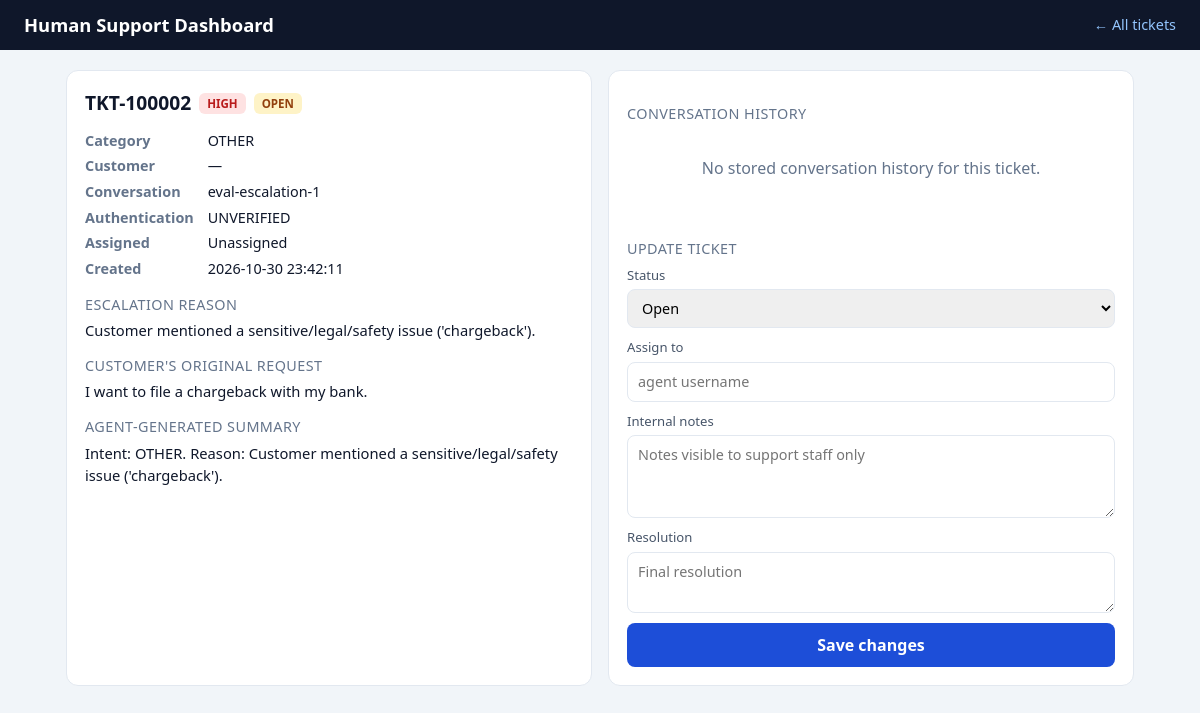
The page /dashboard/ticket/TKT-100002 on the database its author committed.
### app/models/ticket.py (models this page shows, shortened)
class Ticket(Base):
    __tablename__ = "tickets"
    id: Mapped[str] = mapped_column(String(32), primary_key=True)
    customer_id: Mapped[str] = mapped_column(
        String(32), ForeignKey("customers.id"), nullable=True, index=True
    )
    conversation_id: Mapped[str] = mapped_column(String(64), nullable=True, index=True)
    category: Mapped[str] = mapped_column(String(40), nullable=False)
    priority: Mapped[str] = mapped_column(String(16), default="MEDIUM")
    status: Mapped[str] = mapped_column(String(16), default="OPEN")
    assigned_agent: Mapped[str] = mapped_column(String(80), nullable=True)
    escalation_reason: Mapped[str] = mapped_column(Text, nullable=True)
    original_request: Mapped[str] = mapped_column(Text, nullable=True)
    summary: Mapped[str] = mapped_column(Text, nullable=True)
    tool_results: Mapped[str] = mapped_column(Text, nullable=True)  # JSON string
    authentication_status: Mapped[str] = mapped_column(String(40), nullable=True)
    internal_notes: Mapped[str] = mapped_column(Text, nullable=True)
    resolution: Mapped[str] = mapped_column(Text, nullable=True)
    created_at: Mapped[datetime] = mapped_column(
        DateTime, default=lambda: datetime.now(timezone.utc)
    )
    updated_at: Mapped[datetime] = mapped_column(
        DateTime,
        default=lambda: datetime.now(timezone.utc),
        onupdate=lambda: datetime.now(timezone.utc),
    )

### app/routes/dashboard_routes.py (the view)
@dashboard_bp.get("/ticket/<ticket_id>")
def ticket_detail(ticket_id: str):
    ticket = ticket_service.get_ticket(ticket_id)
    if not ticket:
        return render_template("dashboard_detail.html", ticket=None, history=[]), 404
    history: list[dict] = []
    if ticket.get("conversation_id"):
        convo = conversation_memory.load(ticket["conversation_id"])
        history = convo.messages
    tool_results = None
    if ticket.get("tool_results"):
        try:
            tool_results = json.dumps(json.loads(ticket["tool_results"]), indent=2)
        except (json.JSONDecodeError, TypeError):
            tool_results = ticket["tool_results"]
    return render_template(
        "dashboard_detail.html",
        ticket=ticket,
        history=history,
        tool_results=tool_results,
        statuses=TICKET_STATUSES,
    )

### app/database/db.py (called while the page is built)
def get_session():
    return SessionLocal()

### app/memory/conversation_memory.py (called while the page is built)
    def _key(self, conversation_id: str) -> str:
        return f"{_KEY_PREFIX}{conversation_id}"

    def load(self, conversation_id: str) -> ConversationState:
        raw = self._store.get(self._key(conversation_id))
        if raw is None:
            return ConversationState(conversation_id=conversation_id)
        return ConversationState.from_dict(raw)

### app/memory/local_store.py (called while the page is built)
    def get(self, key: str) -> Any | None:
        with self._lock:
            entry = self._data.get(key)
            if entry is None:
                return None
            value, expires_at = entry
            if self._is_expired(expires_at):
                del self._data[key]
                return None
            return value

### app/services/ticket_providers/local_provider.py (called while the page is built)
def serialize_ticket(ticket: Ticket) -> dict:
    return {
        "ticket_id": ticket.id,
        "customer_id": ticket.customer_id,
        "conversation_id": ticket.conversation_id,
        "category": ticket.category,
        "priority": ticket.priority,
        "status": ticket.status,
        "assigned_agent": ticket.assigned_agent,
        "escalation_reason": ticket.escalation_reason,
        "original_request": ticket.original_request,
        "summary": ticket.summary,
        "authentication_status": ticket.authentication_status,
        "internal_notes": ticket.internal_notes,
        "resolution": ticket.resolution,
        "tool_results": ticket.tool_results,
        "created_at": ticket.created_at.isoformat() if ticket.created_at else None,
        "updated_at": ticket.updated_at.isoformat() if ticket.updated_at else None,
    }

    def get_ticket(self, ticket_id: str) -> dict | None:
        session = get_session()
        try:
            ticket = session.get(Ticket, (ticket_id or "").strip())
            return serialize_ticket(ticket) if ticket else None
        finally:
            session.close()

### app/services/ticket_service.py (called while the page is built)
def get_ticket(ticket_id: str) -> dict | None:
    return ticket_provider.get_ticket(ticket_id)

### app/templates/dashboard_detail.html (shortened to what this page needs)
<!DOCTYPE html>
<html lang="en">
<head>
  <link
    href="https://cdn.jsdelivr.net/npm/bootstrap@5.3.3/dist/css/bootstrap.min.css"
    rel="stylesheet"
  />
  <link rel="stylesheet" href="{{ url_for('static', filename='css/dashboard.css') }}" />
</head>
<body>
  <header class="dash-header">
    <h1>Human Support Dashboard</h1>
    <a class="back-link" href="{{ url_for('dashboard.index') }}">&larr; All tickets</a>
  </header>
  <main class="dash-main">
    {% if not ticket %}
    <p class="empty">Ticket not found.</p>
    {% else %}
    <div class="detail-grid">
      <section class="panel">
        <div class="panel-title">
          {{ ticket.ticket_id }}
          <span class="pri pri-{{ ticket.priority|lower }}">{{ ticket.priority }}</span>
          <span class="st st-{{ ticket.status|lower }}">{{ ticket.status.replace('_',' ') }}</span>
        </div>
        <dl class="facts">
          <dt>Category</dt><dd>{{ ticket.category }}</dd>
          <dt>Customer</dt><dd>{{ ticket.customer_id or '—' }}</dd>
          <dt>Conversation</dt><dd>{{ ticket.conversation_id or '—' }}</dd>
          <dt>Authentication</dt><dd>{{ ticket.authentication_status or '—' }}</dd>
          <dt>Assigned</dt><dd>{{ ticket.assigned_agent or 'Unassigned' }}</dd>
          <dt>Created</dt><dd>{{ (ticket.created_at or '')[:19].replace('T',' ') }}</dd>
        </dl>
        <h3>Escalation reason</h3>
        <p class="context-text">{{ ticket.escalation_reason or '—' }}</p>
        <h3>Customer's original request</h3>
        <p class="context-text">{{ ticket.original_request or '—' }}</p>
        <h3>Agent-generated summary</h3>
        <p class="context-text">{{ ticket.summary or '—' }}</p>
      </section>
      <section class="panel">
        <h3>Conversation history</h3>
        <div class="convo">
          {% if history %}
            {% for m in history %}
            <div class="bubble {{ m.role }}">
              <span class="who">{{ 'Customer' if m.role == 'user' else 'Assistant' }}</span>
              {{ m.content }}
            </div>
            {% endfor %}
          {% else %}
            <p class="empty">No stored conversation history for this ticket.</p>
          {% endif %}
        </div>
        <h3>Update ticket</h3>
        <form method="post"
              action="{{ url_for('dashboard.update_ticket', ticket_id=ticket.ticket_id) }}"
              class="update-form">
          <label>Status
            <select name="status">
              {% for s in statuses %}
              <option value="{{ s }}" {{ 'selected' if ticket.status == s else '' }}>
                {{ s.replace('_',' ').title() }}
              </option>
              {% endfor %}
            </select>
          </label>
          <label>Assign to
            <input type="text" name="assigned_agent"
                   value="{{ ticket.assigned_agent or '' }}" placeholder="agent username" />
          </label>
          <label>Internal notes
            <textarea name="internal_notes" rows="3"
                      placeholder="Notes visible to support staff only">{{ ticket.internal_notes or '' }}</textarea>
          </label>
          <label>Resolution
            <textarea name="resolution" rows="2"
                      placeholder="Final resolution">{{ ticket.resolution or '' }}</textarea>
          </label>
          <button type="submit" class="btn-save">Save changes</button>
        </form>
      </section>
    </div>
    {% endif %}
  </main>
</body>
</html>

### app/static/css/dashboard.css (style rules this page uses)
:root { --brand: #1d4ed8; --bg: #f1f5f9; --border: #e2e8f0; }
* { box-sizing: border-box; }
body { margin: 0; background: var(--bg); font-family: "Segoe UI", system-ui, sans-serif; color: #0f172a; }
.dash-header { background: #0f172a; color: #fff; padding: 14px 24px; display: flex; align-items: center; justify-content: space-between; }
.dash-header h1 { font-size: 1.15rem; margin: 0; font-weight: 600; }
.back-link { color: #93c5fd; text-decoration: none; font-size: 0.9rem; }
.dash-main { max-width: 1100px; margin: 20px auto; padding: 0 16px; }
.pri { font-size: 0.72rem; font-weight: 700; padding: 2px 8px; border-radius: 6px; }
.pri-high { background: #fee2e2; color: #b91c1c; }
.st { font-size: 0.72rem; font-weight: 700; padding: 2px 8px; border-radius: 6px; }
.st-open { background: #fef3c7; color: #92400e; }
.empty { color: #64748b; padding: 24px; text-align: center; }
.detail-grid { display: grid; grid-template-columns: 1fr 1fr; gap: 16px; }
.panel { background: #fff; border: 1px solid var(--border); border-radius: 12px; padding: 18px; }
.panel-title { font-size: 1.2rem; font-weight: 700; display: flex; align-items: center; gap: 8px; margin-bottom: 12px; }
.panel h3 { font-size: 0.9rem; text-transform: uppercase; letter-spacing: 0.03em; color: #64748b; margin: 16px 0 6px; }
.facts { display: grid; grid-template-columns: auto 1fr; gap: 4px 14px; margin: 0; font-size: 0.9rem; }
.facts dt { color: #64748b; }
.facts dd { margin: 0; font-weight: 500; }
.context-text { font-size: 0.92rem; line-height: 1.5; margin: 0 0 8px; white-space: pre-wrap; }
.convo { display: flex; flex-direction: column; gap: 8px; max-height: 320px; overflow-y: auto; padding: 4px; }
.update-form { display: flex; flex-direction: column; gap: 10px; margin-top: 8px; }
.update-form label { display: flex; flex-direction: column; gap: 4px; font-size: 0.82rem; color: #475569; }
.update-form select, .update-form input, .update-form textarea { padding: 8px 10px; border: 1px solid var(--border); border-radius: 8px; font-size: 0.9rem; font-family: inherit; }
.btn-save { background: var(--brand); color: #fff; border: none; padding: 10px; border-radius: 8px; font-weight: 600; cursor: pointer; }

### rows shown on the page
Ticket: ticket_id "TKT-100002", priority "HIGH", status.replace "OPEN", category "OTHER", conversation "eval-escalation-1", authentication_status "UNVERIFIED", escalation_reason "Customer mentioned a sensitive/legal/safety issue ('chargeback').", original_request "I want to file a chargeback with my bank.", summary "Intent: OTHER. Reason: Customer mentioned a sensitive/legal/safety issue ('chargeback')."

### other values the page prints
{{ ticket.customer_id or '—' }} "—"
{{ ticket.assigned_agent or 'Unassigned' }} "Unassigned"
{{ (ticket.created_at or '')[:19].replace('T',' ') }} "2026-10-30 23:42:11"
form field status "Open"
